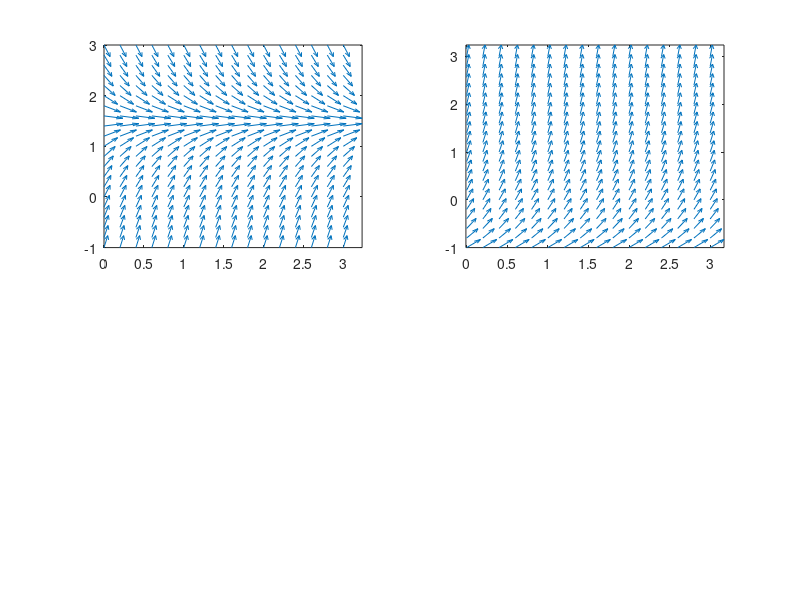

The MATLAB script that drew this image:
clc; clear all; close all;

% a)
[x,y] = meshgrid(0:0.2:3,-1:0.2:3);
d = 3-2*y;
L = sqrt(1+d.^2);
subplot(2,2,1)
quiver(x,y,1./L,d./L)
axis tight

clear all;
[x,y] = meshgrid(0:0.2:3,-1:0.2:3);
d = 3+2*y;
L = sqrt(1+d.^2);
subplot(2,2,2)
quiver(x,y,1./L,d./L)
axis tight